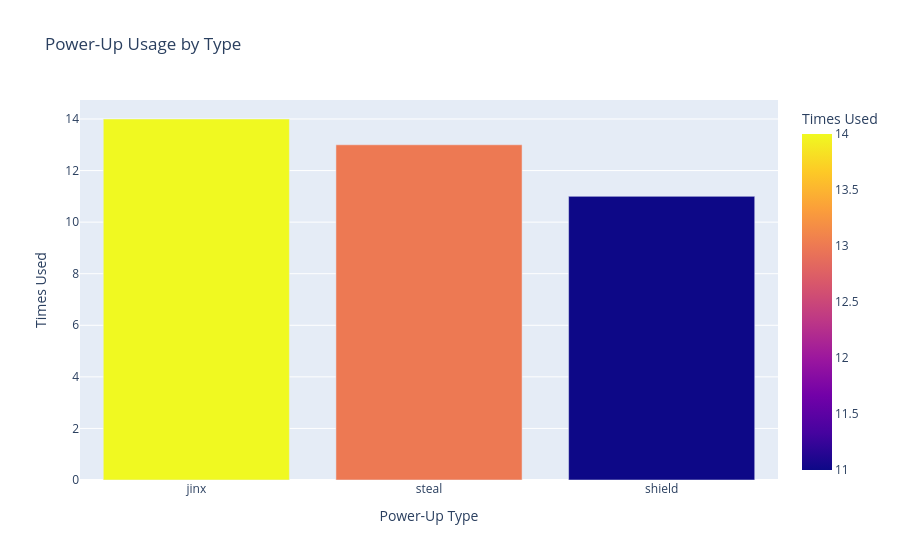
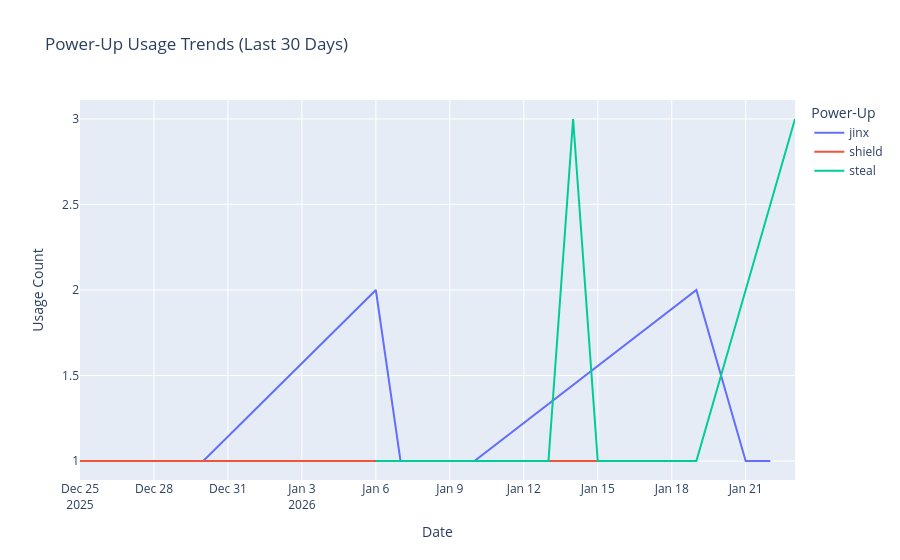
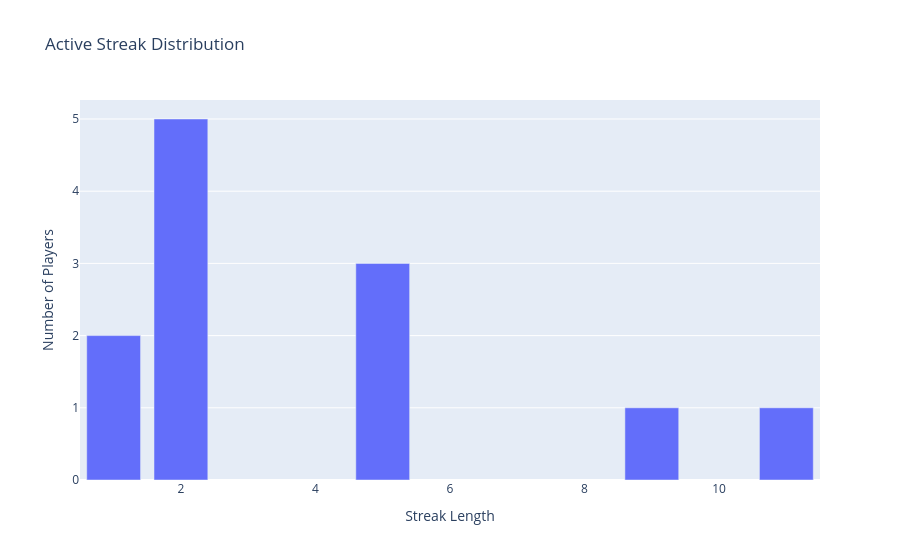

Notebook cell for these charts, in order:
### Markdown cell above
## 4. Power-Up Usage & Effectiveness

Analysis of power-up mechanics, including usage patterns and streak performance.

### Code cell
if "conn" in locals() and conn:
    # Power-up usage by type
    query = """
    SELECT 
        powerup_type,
        COUNT(*) as usage_count,
        COUNT(DISTINCT user_id) as unique_users
    FROM powerup_usage
    GROUP BY powerup_type
    ORDER BY usage_count DESC;
    """
    df_powerups = pd.read_sql_query(query, conn)

    if not df_powerups.empty:
        print("⚡ Power-Up Usage Statistics:")
        print(df_powerups.to_string(index=False))

        # Visualize power-up usage
        fig = px.bar(
            df_powerups,
            x="powerup_type",
            y="usage_count",
            title="Power-Up Usage by Type",
            labels={"powerup_type": "Power-Up Type", "usage_count": "Times Used"},
            color="usage_count",
            color_continuous_scale="Plasma",
        )
        fig.show()

        # Power-up usage over time
        query = """
        SELECT 
            DATE(used_at) as date,
            powerup_type,
            COUNT(*) as count
        FROM powerup_usage
        WHERE used_at >= DATE('now', '-30 days')
        GROUP BY DATE(used_at), powerup_type
        ORDER BY date;
        """
        df_powerup_trends = pd.read_sql_query(query, conn)
        if not df_powerup_trends.empty:
            df_powerup_trends["date"] = pd.to_datetime(df_powerup_trends["date"])
            fig = px.line(
                df_powerup_trends,
                x="date",
                y="count",
                color="powerup_type",
                title="Power-Up Usage Trends (Last 30 Days)",
                labels={
                    "count": "Usage Count",
                    "date": "Date",
                    "powerup_type": "Power-Up",
                },
            )
            fig.show()

        # Top power-up users
        query = """
        SELECT 
            p.name,
            pu.powerup_type,
            COUNT(*) as times_used
        FROM powerup_usage pu
        JOIN players p ON pu.user_id = p.id
        GROUP BY pu.user_id, p.name, pu.powerup_type
        ORDER BY times_used DESC
        LIMIT 10;
        """
        df_top_users = pd.read_sql_query(query, conn)
        print("\n🎯 Top Power-Up Users:")
        print(df_top_users.to_string(index=False))
    else:
        print("No power-up usage data found.")

    # Streak Analysis
    print("\n\n🔥 Answer Streak Analysis:")
    query = """
    SELECT 
        p.name,
        p.answer_streak as current_streak,
        p.score
    FROM players p
    WHERE p.answer_streak > 0
    ORDER BY p.answer_streak DESC
    LIMIT 10;
    """
    df_streaks = pd.read_sql_query(query, conn)
    if not df_streaks.empty:
        print("Top Current Streaks:")
        print(df_streaks.to_string(index=False))

        # Streak distribution
        query = """
        SELECT 
            answer_streak,
            COUNT(*) as player_count
        FROM players
        WHERE answer_streak > 0
        GROUP BY answer_streak
        ORDER BY answer_streak;
        """
        df_streak_dist = pd.read_sql_query(query, conn)
        fig = px.bar(
            df_streak_dist,
            x="answer_streak",
            y="player_count",
            title="Active Streak Distribution",
            labels={
                "answer_streak": "Streak Length",
                "player_count": "Number of Players",
            },
        )
        fig.show()
    else:
        print("No active streaks found.")

    # Shield usage
    query = """
    SELECT
        COUNT(*) as total_shields_active
    FROM players
    WHERE active_shield = 1;
    """
    df_shields = pd.read_sql_query(query, conn)
    print(
        f"\n🛡️ Currently active shields: {df_shields.iloc[0]['total_shields_active']}"
    )

### Figure 1 — Plotly figure (JSON) as saved in the notebook; plotly's stock layout.template omitted (floating-point values rounded to 4 significant figures)
{"data": [{"hovertemplate": "Power-Up Type=%{x}<br>Times Used=%{marker.color}<extra></extra>", "legendgroup": "", "marker": {"color": [14, 13, 11], "coloraxis": "coloraxis", "pattern": {"shape": ""}}, "name": "", "orientation": "v", "showlegend": false, "textposition": "auto", "type": "bar", "x": ["jinx", "steal", "shield"], "xaxis": "x", "y": [14, 13, 11], "yaxis": "y"}], "layout": {"barmode": "relative", "coloraxis": {"colorbar": {"title": {"text": "Times Used"}}, "colorscale": [[0, "#0d0887"], [0.1111, "#46039f"], [0.2222, "#7201a8"], [0.3333, "#9c179e"], [0.4444, "#bd3786"], [0.5556, "#d8576b"], [0.6667, "#ed7953"], [0.7778, "#fb9f3a"], [0.8889, "#fdca26"], [1, "#f0f921"]]}, "legend": {"tracegroupgap": 0}, "title": {"text": "Power-Up Usage by Type"}, "xaxis": {"anchor": "y", "domain": [0, 1], "title": {"text": "Power-Up Type"}}, "yaxis": {"anchor": "x", "domain": [0, 1], "title": {"text": "Times Used"}}}}

### Figure 2 — Plotly figure (JSON) as saved in the notebook; plotly's stock layout.template omitted (floating-point values rounded to 4 significant figures)
{"data": [{"hovertemplate": "Power-Up=jinx<br>Date=%{x}<br>Usage Count=%{y}<extra></extra>", "legendgroup": "jinx", "line": {"color": "#636efa", "dash": "solid"}, "marker": {"symbol": "circle"}, "mode": "lines", "name": "jinx", "orientation": "v", "showlegend": true, "type": "scatter", "x": ["2025-12-25T00:00:00", "2025-12-27T00:00:00", "2025-12-28T00:00:00", "2025-12-29T00:00:00", "2025-12-30T00:00:00", "2026-01-06T00:00:00", "2026-01-07T00:00:00", "2026-01-10T00:00:00", "2026-01-19T00:00:00", "2026-01-21T00:00:00", "2026-01-22T00:00:00"], "xaxis": "x", "y": [1, 1, 1, 1, 1, 2, 1, 1, 2, 1, 1], "yaxis": "y"}, {"hovertemplate": "Power-Up=shield<br>Date=%{x}<br>Usage Count=%{y}<extra></extra>", "legendgroup": "shield", "line": {"color": "#EF553B", "dash": "solid"}, "marker": {"symbol": "circle"}, "mode": "lines", "name": "shield", "orientation": "v", "showlegend": true, "type": "scatter", "x": ["2025-12-25T00:00:00", "2025-12-26T00:00:00", "2025-12-27T00:00:00", "2025-12-30T00:00:00", "2026-01-08T00:00:00", "2026-01-10T00:00:00", "2026-01-13T00:00:00", "2026-01-15T00:00:00"], "xaxis": "x", "y": [1, 1, 1, 1, 1, 1, 1, 1], "yaxis": "y"}, {"hovertemplate": "Power-Up=steal<br>Date=%{x}<br>Usage Count=%{y}<extra></extra>", "legendgroup": "steal", "line": {"color": "#00cc96", "dash": "solid"}, "marker": {"symbol": "circle"}, "mode": "lines", "name": "steal", "orientation": "v", "showlegend": true, "type": "scatter", "x": ["2026-01-06T00:00:00", "2026-01-08T00:00:00", "2026-01-13T00:00:00", "2026-01-14T00:00:00", "2026-01-15T00:00:00", "2026-01-17T00:00:00", "2026-01-19T00:00:00", "2026-01-23T00:00:00"], "xaxis": "x", "y": [1, 1, 1, 3, 1, 1, 1, 3], "yaxis": "y"}], "layout": {"legend": {"title": {"text": "Power-Up"}, "tracegroupgap": 0}, "title": {"text": "Power-Up Usage Trends (Last 30 Days)"}, "xaxis": {"anchor": "y", "domain": [0, 1], "title": {"text": "Date"}}, "yaxis": {"anchor": "x", "domain": [0, 1], "title": {"text": "Usage Count"}}}}

### Figure 3 — Plotly figure (JSON) as saved in the notebook; plotly's stock layout.template omitted (floating-point values rounded to 4 significant figures)
{"data": [{"hovertemplate": "Streak Length=%{x}<br>Number of Players=%{y}<extra></extra>", "legendgroup": "", "marker": {"color": "#636efa", "pattern": {"shape": ""}}, "name": "", "orientation": "v", "showlegend": false, "textposition": "auto", "type": "bar", "x": [1, 2, 5, 9, 11], "xaxis": "x", "y": [2, 5, 3, 1, 1], "yaxis": "y"}], "layout": {"barmode": "relative", "legend": {"tracegroupgap": 0}, "title": {"text": "Active Streak Distribution"}, "xaxis": {"anchor": "y", "domain": [0, 1], "title": {"text": "Streak Length"}}, "yaxis": {"anchor": "x", "domain": [0, 1], "title": {"text": "Number of Players"}}}}
